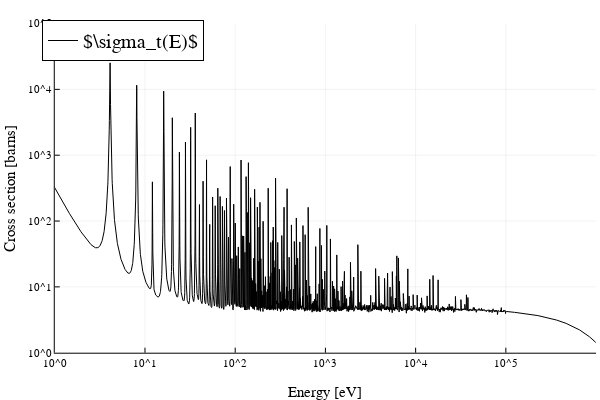

Notebook source saved alongside this figure:
### Code cell
plotlyjs()
plot(egrid,sigt,
color="black",
linestyle=:solid,
label= L"\sigma_t(E)",
yaxis=:log,xaxis=:log,xlims=(1e0,1.e6),ylims=(1e0,1.0e5),legendfont=font(14),legend=:topleft,
xlabel="Energy [eV]",ylabel="Cross section [barns]")

### Figure 1 — Plotly figure (JSON) as saved in the notebook; plotly's stock layout.template omitted (floating-point values rounded to 4 significant figures; data arrays with more than 128 entries replaced by an {"elided": "..."} marker saying what was removed)
{"data": [{"colorbar": {"len": 0.9143, "title": "", "x": 0.9934, "y": 0.533}, "legendgroup": "$\\sigma_t(E)$", "line": {"color": "rgba(0, 0, 0, 1.000)", "dash": "solid", "shape": "linear", "width": 1}, "mode": "lines", "name": "$\\sigma_t(E)$", "showlegend": true, "type": "scatter", "x": {"elided": "5000 float values"}, "xaxis": "x", "y": {"elided": "5000 float values"}, "yaxis": "y"}], "layout": {"annotations": [], "height": 400, "legend": {"bgcolor": "rgba(255, 255, 255, 1.000)", "bordercolor": "rgba(0, 0, 0, 1.000)", "borderwidth": 1, "font": {"color": "rgba(0, 0, 0, 1.000)", "family": "sans-serif", "size": 20}, "title": {"font": {"color": "rgba(0, 0, 0, 1.000)", "family": "sans-serif", "size": 15}, "text": ""}, "tracegroupgap": 0, "traceorder": "normal", "x": 0.07, "xanchor": "left", "y": 1, "yanchor": "top"}, "margin": {"b": 20, "l": 0, "r": 0, "t": 20}, "paper_bgcolor": "rgba(255, 255, 255, 1.000)", "plot_bgcolor": "rgba(255, 255, 255, 1.000)", "showlegend": true, "width": 600, "xaxis": {"anchor": "y", "domain": [0.09128, 0.9934], "gridcolor": "rgba(0, 0, 0, 0.100)", "gridwidth": 0.5, "linecolor": "rgba(0, 0, 0, 1.000)", "mirror": false, "range": [0, 6], "showgrid": true, "showline": true, "showticklabels": true, "tickangle": 0, "tickcolor": "rgb(0, 0, 0)", "tickfont": {"color": "rgba(0, 0, 0, 1.000)", "family": "sans-serif", "size": 11}, "tickmode": "array", "ticks": "inside", "ticktext": ["10^0", "10^1", "10^2", "10^3", "10^4", "10^5", "10^6"], "tickvals": [1, 10, 100, 1000, 10000, 100000, 1000000], "title": "Energy [eV]", "titlefont": {"color": "rgba(0, 0, 0, 1.000)", "family": "sans-serif", "size": 15}, "type": "log", "visible": true, "zeroline": false, "zerolinecolor": "rgba(0, 0, 0, 1.000)"}, "yaxis": {"anchor": "x", "domain": [0.07581, 0.9902], "gridcolor": "rgba(0, 0, 0, 0.100)", "gridwidth": 0.5, "linecolor": "rgba(0, 0, 0, 1.000)", "mirror": false, "range": [0, 5], "showgrid": true, "showline": true, "showticklabels": true, "tickangle": 0, "tickcolor": "rgb(0, 0, 0)", "tickfont": {"color": "rgba(0, 0, 0, 1.000)", "family": "sans-serif", "size": 11}, "tickmode": "array", "ticks": "inside", "ticktext": ["10^0", "10^1", "10^2", "10^3", "10^4", "10^5"], "tickvals": [1, 10, 100, 1000, 10000, 100000], "title": "Cross section [barns]", "titlefont": {"color": "rgba(0, 0, 0, 1.000)", "family": "sans-serif", "size": 15}, "type": "log", "visible": true, "zeroline": false, "zerolinecolor": "rgba(0, 0, 0, 1.000)"}}}
